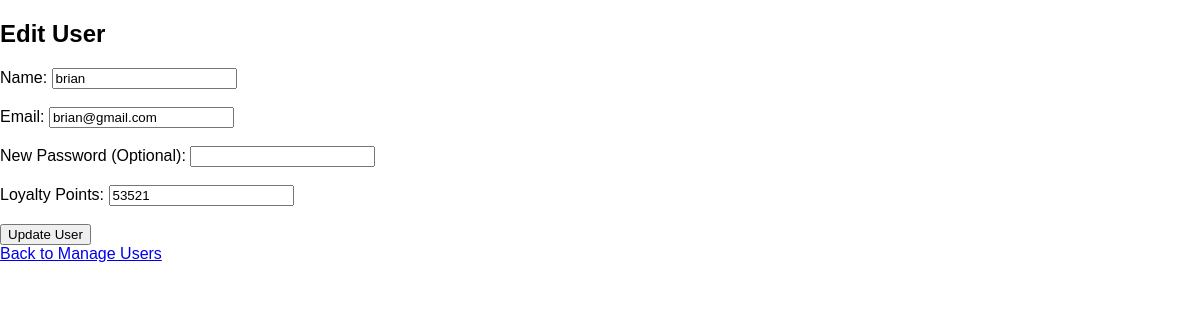
The page /views/admin/edit_user.php?id=21 (signed in) on the database its author committed.
### tables this page shows
CREATE TABLE `users` (
  `id` int(11) NOT NULL,
  `name` varchar(255) NOT NULL,
  `email` varchar(255) NOT NULL,
  `password` varchar(255) NOT NULL,
  `loyalty_points` int(11) DEFAULT 0,
  `reset_token` varchar(255) DEFAULT NULL,
  `isAdmin` tinyint(4) NOT NULL
);

### Classes/Database.php (called while the page is built, shortened)
<?php
class Database {
    private $servername = "localhost";
    private $username = "root";
    private $password = "";
    private $dbname = "bakery_oop";
    public function __construct() {
        $this->conn = new mysqli($this->servername, $this->username, $this->password, $this->dbname);
    }
}
?>

### Classes/AdminUser.php (called while the page is built, shortened)
<?php
require_once "Database.php";
class AdminUser extends Database {
    public function getUserDetails($userId) {
        $userId = mysqli_real_escape_string($this->conn, $userId);
        $sql = "SELECT * FROM users WHERE id = '$userId'";
        $result = $this->conn->query($sql);
        return ($result->num_rows == 1) ? $result->fetch_assoc() : null;
    }
}
?>

### views/admin/edit_user.php (the view, shortened to what this page needs)
<?php
include '../../classes/AdminUser.php';
$userId = $_GET['id'];
$adminUser = new AdminUser();
$userToEdit = $adminUser->getUserDetails($userId);
?>
<!DOCTYPE html>
<html>
<head>
    <link rel="stylesheet" href="../../assets/css/styles.css">
</head>
<body>
    <h2>Edit User</h2>
    <?php if ($userToEdit): ?>
    <form method="post" action="../../actions/admin-user-actions.php">
        <label for="name">Name:</label>
        <input type="text" id="name" name="name" value="<?php echo $userToEdit['name']; ?>" required><br><br>
        <label for="email">Email:</label>
        <input type="email" id="email" name="email" value="<?php echo $userToEdit['email']; ?>" required><br><br>
        <label for="password">New Password (Optional):</label>
        <input type="password" id="password" name="password"><br><br>
        <label for="loyalty_points">Loyalty Points:</label>
        <input type="number" id="loyalty_points" name="loyalty_points" value="<?php echo $userToEdit['loyalty_points']; ?>" required><br><br>
        <button type="submit" name="update_user" class="btn">Update User</button>
    </form>
    <?php else: ?>
        <p>User not found.</p>
    <?php endif; ?>
    <a href="manage_users.php">Back to Manage Users</a>
</body>
</html>

### assets/css/styles.css (style rules this page uses)
body { font-family: Arial, sans-serif; margin: 0; padding: 0; box-sizing: border-box; }

### rows shown on the page
users: name "brian", email "brian@gmail.com", loyalty_points "53521"
